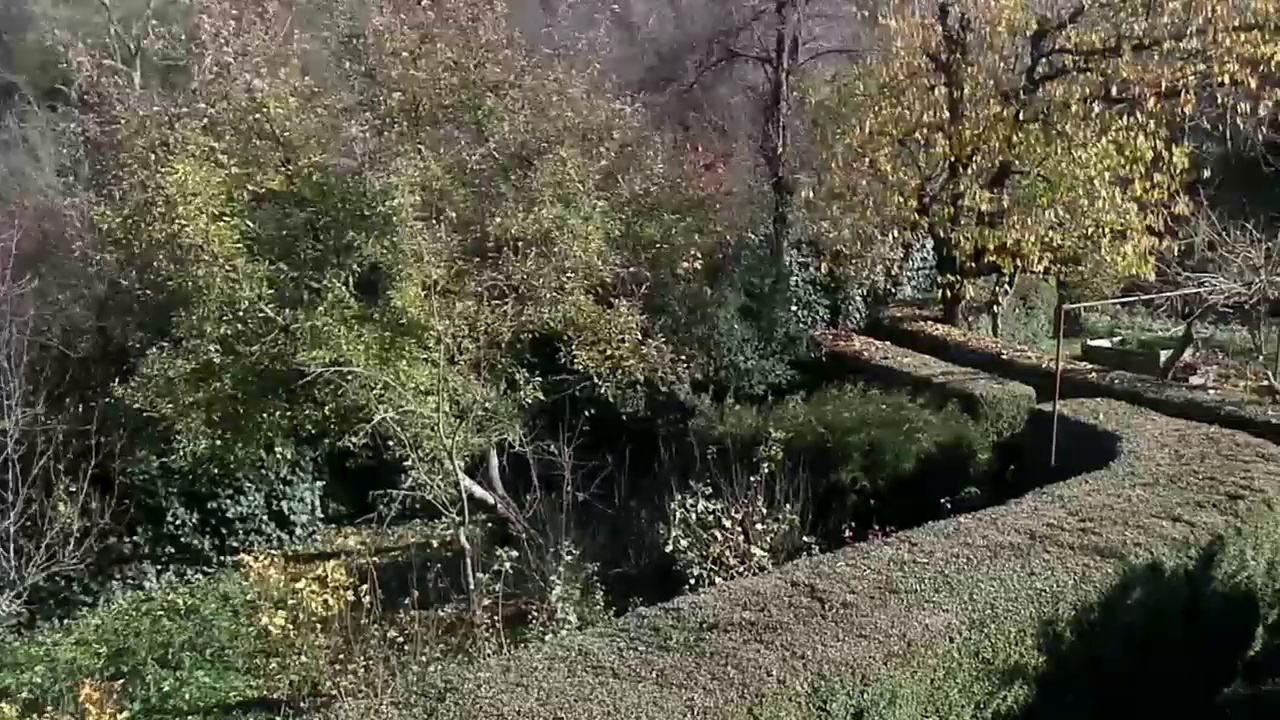
#> input picture image_stiching/obrazky/1/zahrada_neohen_123.jpg, 1280 x 720 px; its folder holds 2 pictures in this run
$ python image_stiching.py
#> lines starting #> are read from the running program, lines starting #| are printed output that depends on the picture
# -*- coding: utf-8 -*-
#Import library
#import libraries
import sys
import cv2
import numpy as np
import matplotlib.pyplot as plt


def warpImages(img1, img2, H):
  rows1, cols1 = img1.shape[:2]
  rows2, cols2 = img2.shape[:2]

  list_of_points_1 = np.float32([[0,0], [0, rows1],[cols1, rows1], [cols1, 0]]).reshape(-1, 1, 2) #coordinates of a reference image
  temp_points = np.float32([[0,0], [0,rows2], [cols2,rows2], [cols2,0]]).reshape(-1,1,2) #coordinates of second image

  # When we have established a homography we need to warp perspective
  # Change field of view
  list_of_points_2 = cv2.perspectiveTransform(temp_points, H)#calculate the transformation matrix

  list_of_points = np.concatenate((list_of_points_1,list_of_points_2), axis=0)

  [x_min, y_min] = np.int32(list_of_points.min(axis=0).ravel() - 0.5)
  [x_max, y_max] = np.int32(list_of_points.max(axis=0).ravel() + 0.5)

  translation_dist = [-x_min,-y_min]

  H_translation = np.array([[1, 0, translation_dist[0]], [0, 1, translation_dist[1]], [0, 0, 1]])

  output_img = cv2.warpPerspective(img2, H_translation.dot(H), (x_max-x_min, y_max-y_min))
  output_img[translation_dist[1]:rows1+translation_dist[1], translation_dist[0]:cols1+translation_dist[0]] = img1

  return output_img
#folder containing images from drones, sorted by name
import glob
path = sorted(glob.glob("obrazky/1/*.jpg"))
img_list = []
for img in path:
    n = cv2.imread(img)
#> n is the input picture: shape (720, 1280, 3); mean B, G, R 70.2, 86.5, 88
    img_list.append(n)
"""Functions for stitching"""

#Use ORB detector to extract keypoints
orb = cv2.ORB_create(nfeatures=2000)
while True:
  img1=img_list.pop(0)
  img2=img_list.pop(0)
# Find the key points and descriptors with ORB
  keypoints1, descriptors1 = orb.detectAndCompute(img1, None)#descriptors are arrays of numbers that define the keypoints
  keypoints2, descriptors2 = orb.detectAndCompute(img2, None)


# Create a BFMatcher object to match descriptors
# It will find all of the matching keypoints on two images
  bf = cv2.BFMatcher_create(cv2.NORM_HAMMING)#NORM_HAMMING specifies the distance as a measurement of similarity between two descriptors

# Find matching points
  matches = bf.knnMatch(descriptors1, descriptors2,k=2)

  all_matches = []
  for m, n in matches:
    all_matches.append(m)
# Finding the best matches
  good = []
  for m, n in matches:
    if m.distance < 0.6 * n.distance:#Threshold
        good.append(m)

# Set minimum match condition
  MIN_MATCH_COUNT = 5

  if len(good) > MIN_MATCH_COUNT:

    # Convert keypoints to an argument for findHomography
    src_pts = np.float32([ keypoints1[m.queryIdx].pt for m in good]).reshape(-1,1,2)
    dst_pts = np.float32([ keypoints2[m.trainIdx].pt for m in good]).reshape(-1,1,2)

    # Establish a homography
    M, _ = cv2.findHomography(src_pts, dst_pts, cv2.RANSAC,5.0)

    result = warpImages(img2, img1, M)

    #result_with_keypoints = cv2.drawKeypoints(result, keypoints2, None, color=(0, 255, 0), flags=cv2.DRAW_MATCHES_FLAGS_DRAW_RICH_KEYPOINTS)

    img_list.insert(0,result)

    if len(img_list)==1:
      break
#> this loop made 1 pass
#> (matches, list_of_points_2 in warpImages, x_min in warpImages, y_min in warpImages, x_max in warpImages, y_max in warpImages, H_translation in warpImages) on pass 1: (2000 matches, [[497, 6.69], [460.3, 665.1], [1865.5, 869], [1935.5, 6.16]], 0, 0, 1935, 869, [[1, 0, 0], [0, 1, 0], [0, 0, 1]])
#> pass 1, in warpImages, `output_img = cv2.warpPerspective(img2, H_translation.dot(H), (x_max-x_..`:
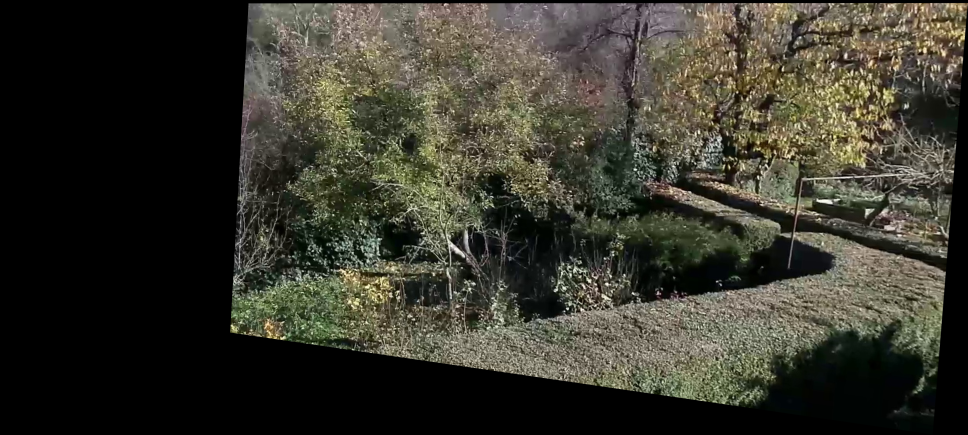
#> output_img: shape (869, 1935, 3) (shown at 1/2 size); mean B, G, R 45.2, 55.6, 56.9
#> pass 1, `result = warpImages(img2, img1, M)`:
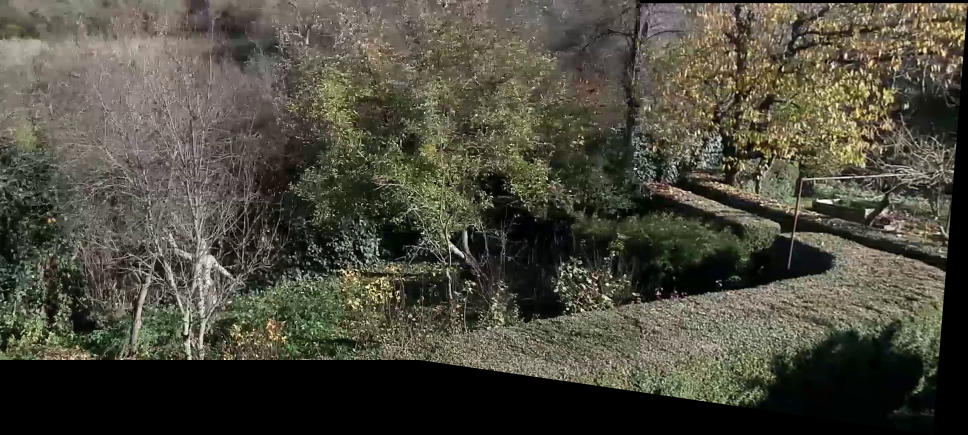
#> result: shape (869, 1935, 3) (shown at 1/2 size); mean B, G, R 61.5, 73.9, 76
#> after the loop, img_list = 1 item
result = cv2.cvtColor(result, cv2.COLOR_BGR2RGB)
cv2.imwrite("image_stiching_1.png", result)

#plt.ylim(800,0)
plt.imshow(result)
plt.show()

"""na odstranenie čierneho fillu
gray = cv2.cvtColor(result, cv2.COLOR_BGR2GRAY)

# Threshold the image
ret, thresh = cv2.threshold(gray, 0, 255, cv2.THRESH_BINARY)

# Find contours
contours, hierarchy = cv2.findContours(thresh, cv2.RETR_EXTERNAL, cv2.CHAIN_APPROX_SIMPLE)

# Create mask from largest contour
mask = np.zeros_like(thresh)
largest_contour = max(contours, key=cv2.contourArea)
cv2.drawContours(mask, [largest_contour], 0, 255, -1)

# Apply mask to image
result_mask = cv2.bitwise_and(result, result, mask=mask)

# Show the result
cv2.imshow('Result', result_mask)
cv2.waitKey(0)
cv2.destroyAllWindows()
"""
